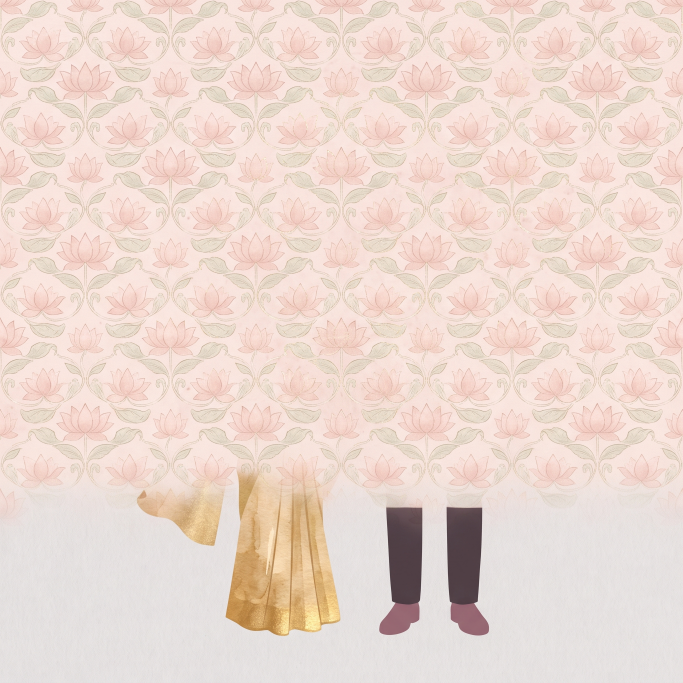
#> input picture design/envelope-pink.jpeg, 2048 x 2048 px, found by its file name (shown at 1/3 size)
$ python cut-envelope-tile.py
#> lines starting #> are read from the running program, lines starting #| are printed output that depends on the picture
# Cuts one seamless repeat of the pink lotus damask (design/envelope-pink.jpeg, our generated art) from its
# clean top area (the bottom of the image has stray artwork), for the envelope page to tile.
# Output: src/assets/envelope/pink-tile.webp
from PIL import Image
import numpy as np

SRC, OUT, CLEAN = 'design/envelope-pink.jpeg', 'src/assets/envelope/pink-tile.webp', 1450
a = np.asarray(Image.open(SRC).convert('RGB')).astype(np.float32)[:CLEAN]
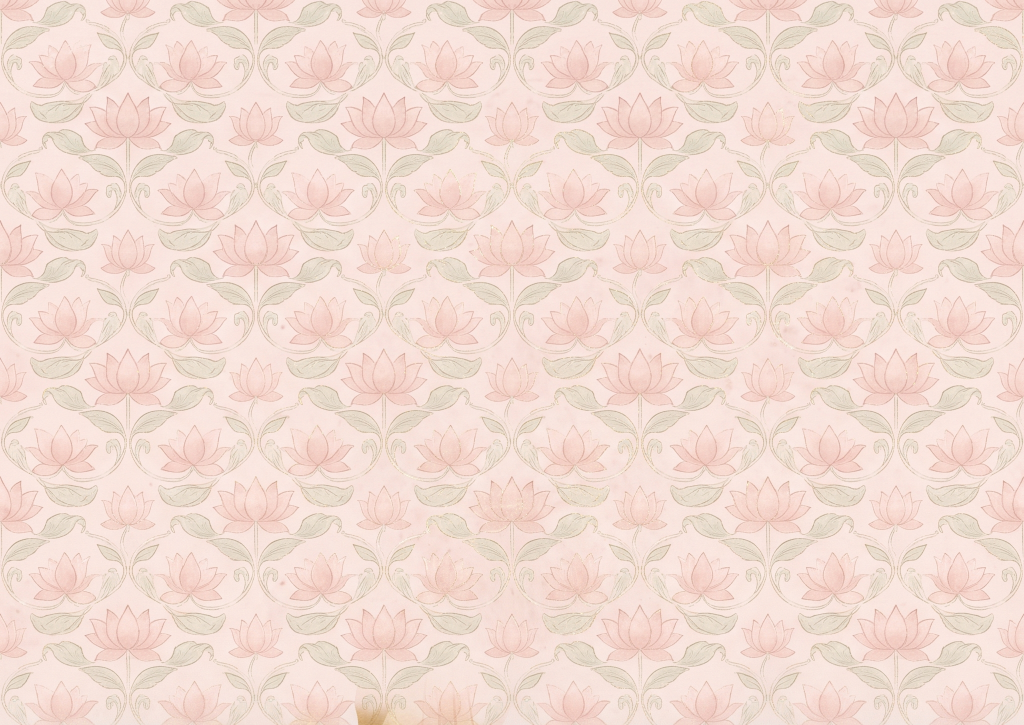
#> a: shape (1450, 2048, 3) float32 (shown at 1/2 size); mean R, G, B 246.4, 219.8, 208.9
g = a.mean(-1)
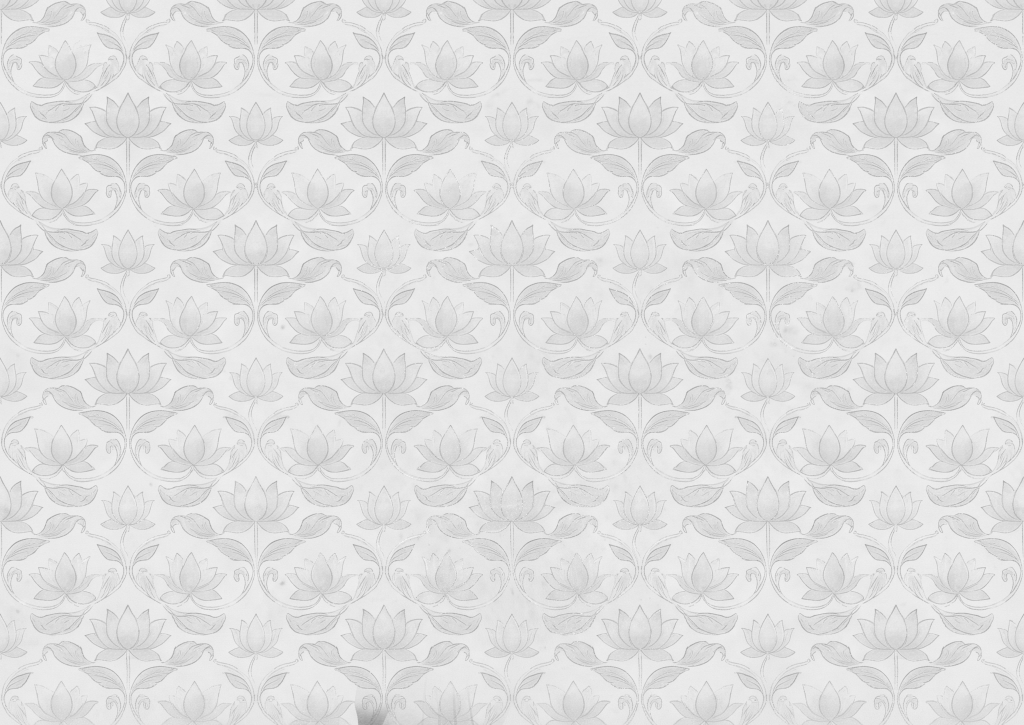
#> g: shape (1450, 2048) float32 (shown at 1/2 size); min 141.3, max 250.3, mean 224.1

def period(axis, lo, hi):
    """Shift along `axis` at which the pattern best matches itself."""
#> called with axis = 1, lo = 120, hi = 700
    n = g.shape[axis]
#> n = 2048
    ref = g[100:700, 100:700] if axis == 1 else g[100:700, 100:700]
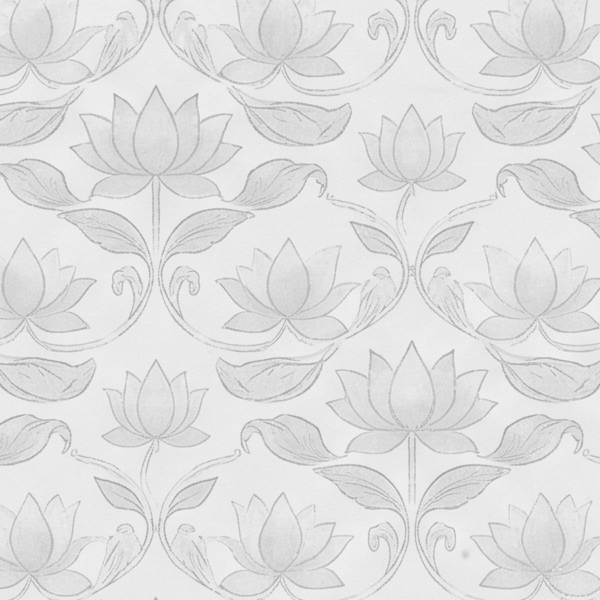
#> ref: shape (600, 600) float32; min 157, max 241.7, mean 224
    best = None
    for p in range(lo, hi):
        other = g[100:700, 100 + p:700 + p] if axis == 1 else g[100 + p:700 + p, 100:700]
        err = np.abs(ref - other).mean()
        if best is None or err < best[1]:
            best = (p, err)
#> this loop made 580 passes
#> (err, best) on passes 1, 6, 7, 8, 9, 72, 73, 75, 76, 77, 78, 80: (12.86, (120, 12.86)), (12.85, (125, 12.85)), (12.84, (126, 12.84)), (12.83, (127, 12.83)), (12.81, (128, 12.81)), (12.8, (191, 12.8)), (12.79, (192, 12.79)), (12.78, (194, 12.78)), (12.73, (195, 12.73)), (12.7, (196, 12.7)), (12.69, (197, 12.69)), (12.66, (199, 12.66))
#> err on passes 2, 3, 4, 5, 10, 11: 12.88, 12.88, 12.87, 12.87, 12.81, 12.83
#> pass 1, in period, `other = g[100:700, 100 + p:700 + p] if axis == 1 else g[100 + p:700 + ..`:
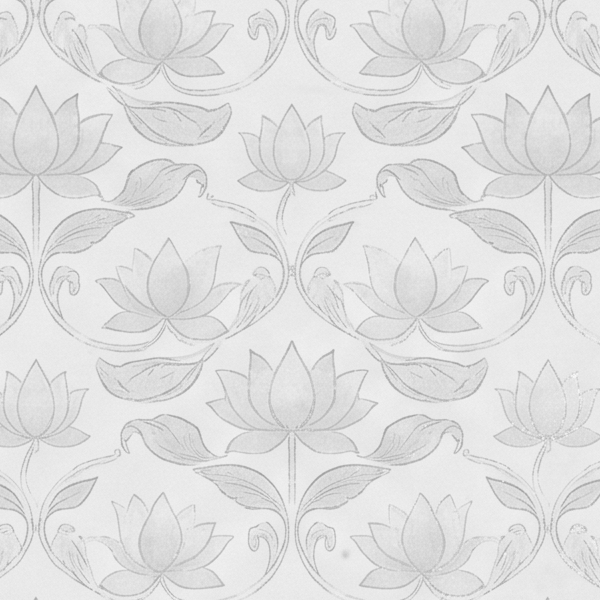
#> other: shape (600, 600) float32; min 157, max 247.7, mean 224.1
#> after the loop, best = (512, 2.85)
    return best

px, ex = period(1, 120, 700)
#> px = 512; ex = 2.85
py, ey = period(0, 120, 700)
#> the loop in period (call 2), `for p in range(lo, hi):` made 580 passes
#> (err, best) on passes 1, 2, 3, 7, 8, 9, 113, 114, 115, 116, 117, 118: (12.75, (120, 12.75)), (12.75, (121, 12.75)), (12.74, (122, 12.74)), (12.74, (126, 12.74)), (12.72, (127, 12.72)), (12.7, (128, 12.7)), (12.65, (232, 12.65)), (12.58, (233, 12.58)), (12.5, (234, 12.5)), (12.41, (235, 12.41)), (12.3, (236, 12.3)), (12.21, (237, 12.21))
#> err on passes 4, 5, 6, 10, 11, 12: 12.77, 12.79, 12.77, 12.7, 12.7, 12.71
#> pass 1, in period (call 2), `other = g[100:700, 100 + p:700 + p] if axis == 1 else g[100 + p:700 + ..`:
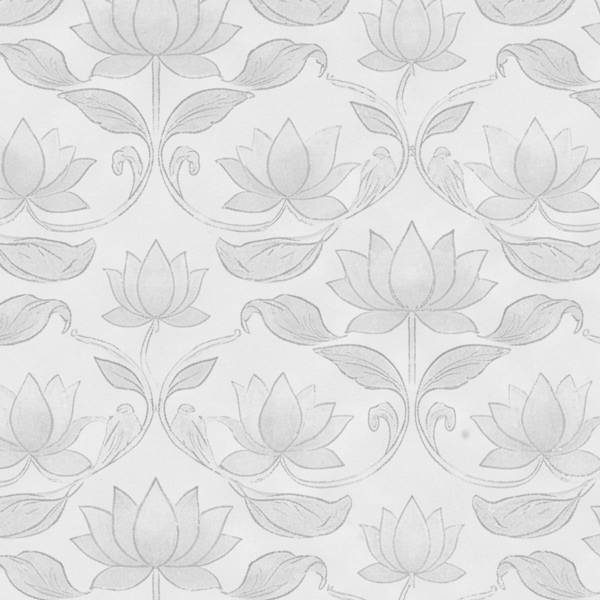
#> other: shape (600, 600) float32; min 157, max 241.7, mean 223.9
#> pass 3, in period (call 2), `other = g[100:700, 100 + p:700 + p] if axis == 1 else g[100 + p:700 + ..`:
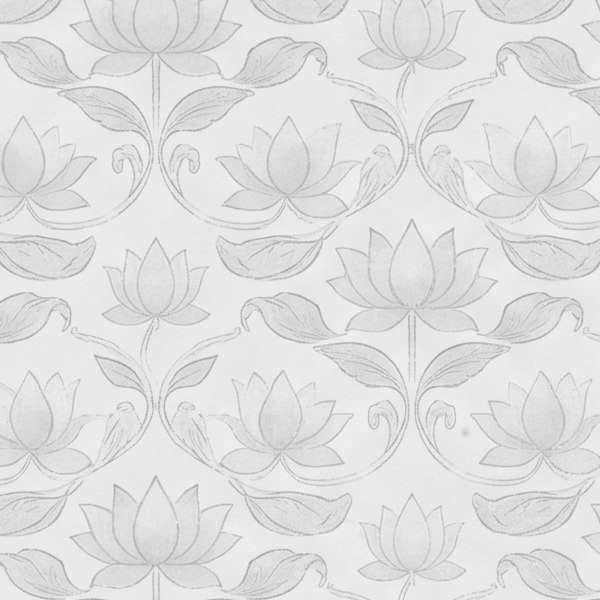
#> other: shape (600, 600) float32; min 157, max 241.7, mean 223.9
#> py = 512; ey = 4.16
print('period x', px, 'err', round(ex, 2), '| period y', py, 'err', round(ey, 2))
#| period x 512 err 2.85 | period y 512 err 4.16
x0, y0 = 200, 200
tile = Image.fromarray(a[y0:y0 + py, x0:x0 + px].astype(np.uint8))
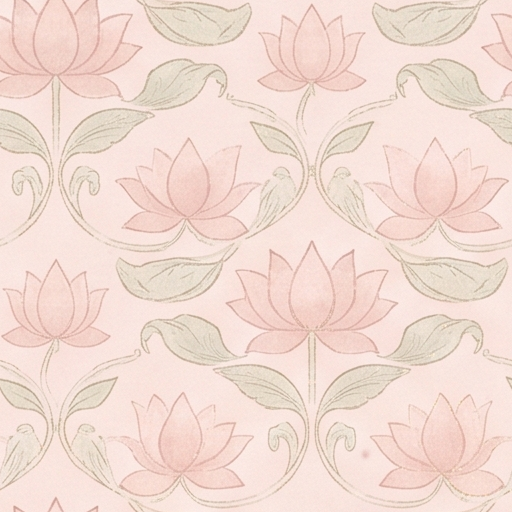
#> tile: PIL image 512x512 RGB; mean R, G, B 242.1, 219.8, 210.5
tile.save(OUT, 'WEBP', quality=88, method=6)
print(OUT, tile.size)
#| src/assets/envelope/pink-tile.webp (512, 512)
